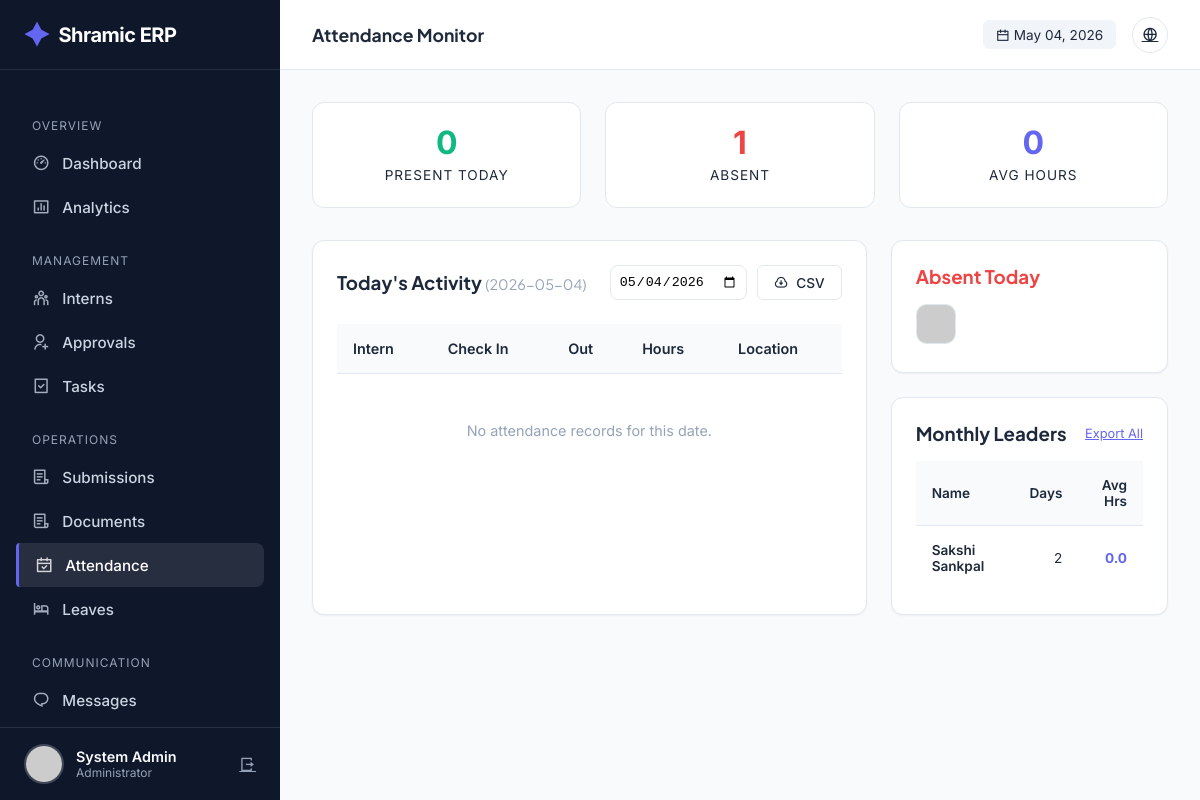
The page /admin/attendance (signed in) on the database as committed earlier.
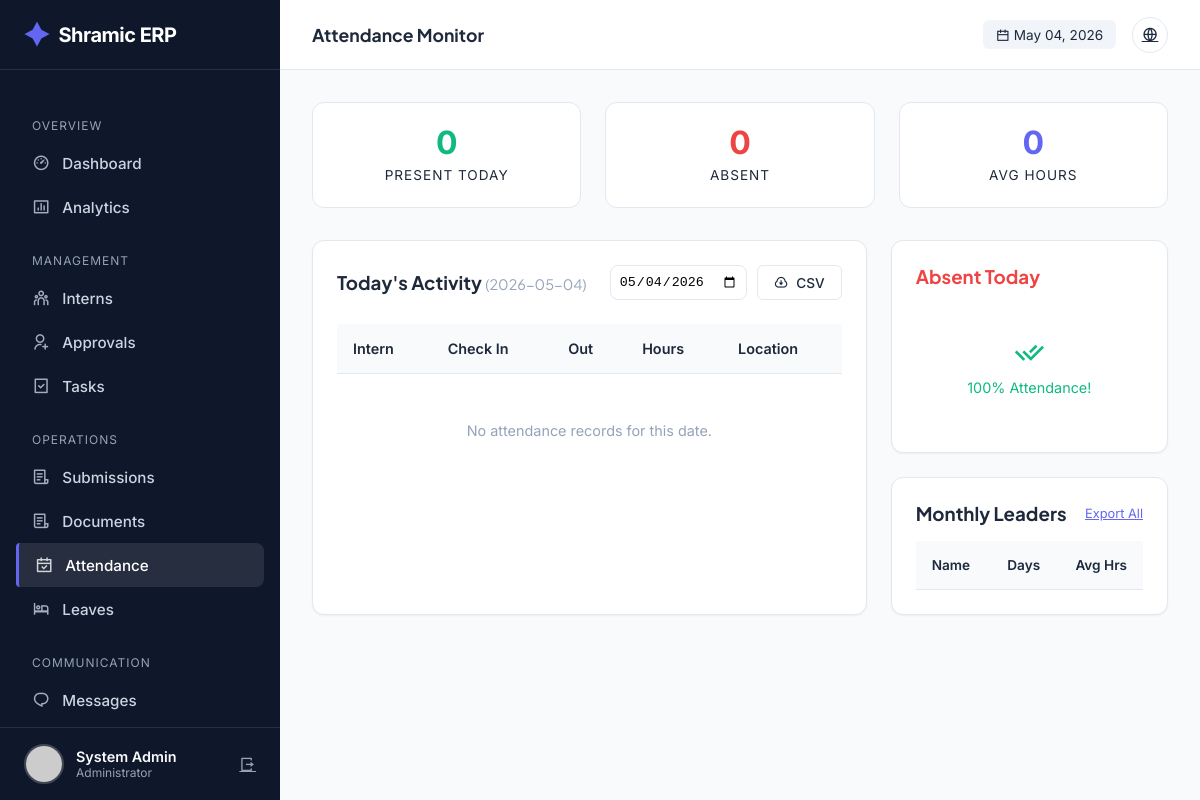
The same page on the database as committed later.
### tables this page shows
CREATE TABLE users (
            id INTEGER PRIMARY KEY AUTOINCREMENT,
            intern_id TEXT UNIQUE,
            usn TEXT UNIQUE NOT NULL,
            full_name TEXT NOT NULL,
            phone TEXT NOT NULL,
            email TEXT UNIQUE NOT NULL,
            password_hash TEXT NOT NULL,
            role TEXT NOT NULL,
            photo_url TEXT,
            status TEXT DEFAULT 'PENDING',
            is_admin BOOLEAN DEFAULT 0,
            department TEXT,
            join_date DATE,
            emergency_contact TEXT,
            address TEXT,
            last_login TIMESTAMP,
            login_count INTEGER DEFAULT 0,
            created_at TIMESTAMP DEFAULT CURRENT_TIMESTAMP,
            updated_at TIMESTAMP DEFAULT CURRENT_TIMESTAMP
        );

### app.py (the view)
@app.route('/admin/attendance')
@login_required
@admin_required
def admin_attendance():
    conn = get_db_connection()
    cur = conn.cursor()
    date_filter = request.args.get('date', format_datetime(get_current_date(), '%Y-%m-%d'))
    cur.execute("""
        SELECT u.id, u.intern_id, u.full_name, u.role, u.photo_url, u.department,
               a.check_in_time, a.check_out_time, a.work_hours, a.location
        FROM attendance a
        JOIN users u ON a.user_id = u.id
        WHERE a.date = ?
        ORDER BY a.check_in_time DESC
    """, (date_filter,))
    today_attendance = cur.fetchall()
    cur.execute("""
        SELECT u.intern_id, u.full_name, u.role, u.department,
               COUNT(a.id) as days_present,
               SUM(a.work_hours) as total_hours,
               AVG(a.work_hours) as avg_hours
        FROM users u
        LEFT JOIN attendance a ON u.id = a.user_id
            AND strftime('%Y-%m', a.date) = strftime('%Y-%m', 'now')
        WHERE u.is_admin = 0 AND u.status = 'APPROVED'
        GROUP BY u.id, u.intern_id, u.full_name, u.role, u.department
        ORDER BY days_present DESC
    """)
    monthly_summary = cur.fetchall()
    cur.execute("""
        SELECT u.id, u.intern_id, u.full_name, u.role, u.department, u.photo_url
        FROM users u
        WHERE u.is_admin = 0 AND u.status = 'APPROVED'
        AND u.id NOT IN (
            SELECT user_id FROM attendance WHERE date = ?
        )
    """, (date_filter,))
    absent_today = cur.fetchall()
    conn.close()
    return render_template('admin/attendance.html',
        today_attendance=today_attendance,
        monthly_summary=monthly_summary,
        absent_today=absent_today,
        date_filter=date_filter
    )

### app.py (called while the page is built)
@app.before_request
def make_session_permanent():
    session.permanent = True
    app.permanent_session_lifetime = timedelta(days=365)
    if current_user.is_authenticated:
        try:
            conn = get_db_connection()
            cur = conn.cursor()
            current_timestamp = format_datetime(get_current_datetime())
            cur.execute("UPDATE users SET updated_at = ? WHERE id = ?",
                       (current_timestamp, current_user.id))
            conn.commit()
            conn.close()
        except:
            pass

def get_db_connection():
    conn = sqlite3.connect(DATABASE)
    conn.row_factory = sqlite3.Row
    return conn

def get_current_datetime():
    return datetime.now(TIMEZONE)

def get_current_date():
    return get_current_datetime().date()

def format_datetime(dt, format_str='%Y-%m-%d %H:%M:%S'):
    if dt is None: return None
    if isinstance(dt, str): return dt
    return dt.strftime(format_str)

### templates/admin/attendance.html (shortened to what the changed rows need)
{% extends "admin/base.html" %} {% block page_title %}Attendance Monitor{%
endblock %} {% block content %}
<div class="att-stats">
  <div class="stat-box">
    <div class="stat-val" style="color: var(--danger)">
      {{ absent_today|length }}
    </div>
    <div class="stat-lbl">Absent</div>
  </div>
    {% set total_hrs = namespace(value=0) %} {% for r in today_attendance %}{%
    if r.work_hours %}{% set total_hrs.value = total_hrs.value + r.work_hours
    %}{% endif %}{% endfor %}
</div>
<div style="display: grid; grid-template-columns: 2fr 1fr; gap: 1.5rem">
  <div class="card">
    <div class="table-container">
      <table>
        <thead>
          <tr>
            <th>Intern</th>
            <th>Check In</th>
            <th>Out</th>
            <th>Hours</th>
            <th>Location</th>
          </tr>
        </thead>
      </table>
    </div>
  </div>
  <div style="display: flex; flex-direction: column; gap: 1.5rem">
    <div class="card">
      {% if absent_today %}
      <div class="absent-grid">
        {% for user in absent_today %}
        <div class="absent-item" data-name="{{ user.full_name }}">
          <a href="{{ url_for('admin_intern_detail', intern_id=user['id']) }}">
            <img
              src="{{ url_for('static', filename='uploads/profiles/' + user.photo_url) if user.photo_url else 'https://ui-avatars.com/api/?name=' + user.full_name }}"
              alt="{{ user.full_name }}"
            />
          </a>
        </div>
        {% endfor %}
      </div>
      {% else %}
      <div style="text-align: center; padding: 2rem; color: var(--success)">
        <i class="ri-check-double-line" style="font-size: 2rem"></i>
        <p style="margin-top: 0.5rem; font-size: 0.9rem">100% Attendance!</p>
      </div>
      {% endif %}
    </div>
    <div class="card">
      <div class="table-container">
        <table style="font-size: 0.85rem">
          <thead>
            <tr>
              <th>Name</th>
              <th style="text-align: right">Days</th>
              <th style="text-align: right">Avg Hrs</th>
            </tr>
          </thead>
          <tbody>
            {% for summary in monthly_summary[:5] %}
            <tr>
              <td style="font-weight: 600">{{ summary.full_name }}</td>
              <td style="text-align: right">{{ summary.days_present }}</td>
              <td
                style="
                  text-align: right;
                  color: var(--primary);
                  font-weight: 700;
                "
              >
                {{ (summary.avg_hours or 0)|round(1) }}
              </td>
            </tr>
            {% endfor %}
          </tbody>
        </table>
      </div>
    </div>
  </div>
</div>
{% endblock %}

Rows that differ between the two databases and show on the page:
removed users: full_name "Sakshi Sankpal", days_present "2", avg_hours "0.0"
Other text that changed with them:
{{ absent_today|length }}: "1" → "0"
text now shown: "100% Attendance!"
